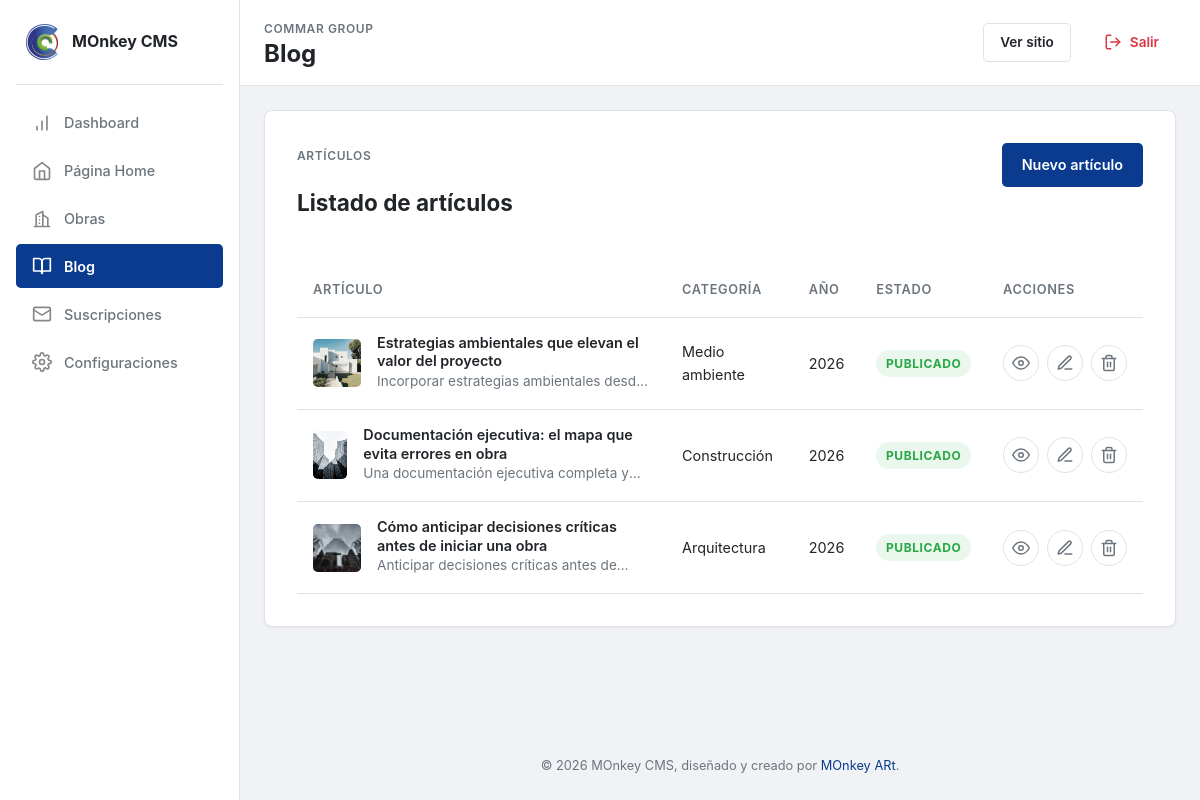
Page /admin/blog.php (signed in) on the committed database.
### tables this page shows
CREATE TABLE IF NOT EXISTS `commar_articles` (
    `id` INT UNSIGNED NOT NULL AUTO_INCREMENT,
    `slug` VARCHAR(180) NOT NULL,
    `title` VARCHAR(180) NOT NULL,
    `description` LONGTEXT NOT NULL,
    `category` VARCHAR(100) NOT NULL,
    `year` VARCHAR(4) NOT NULL,
    `image` VARCHAR(255) NOT NULL,
    `image_width` INT UNSIGNED NOT NULL DEFAULT 1400,
    `image_height` INT UNSIGNED NOT NULL DEFAULT 933,
    `content_html` LONGTEXT NULL,
    `content_json` LONGTEXT NOT NULL,
    `gallery_json` LONGTEXT NULL,
    `youtube_url` VARCHAR(255) NOT NULL DEFAULT '',
    `tags_json` LONGTEXT NULL,
    `status` ENUM('draft', 'published', 'deleted') NOT NULL DEFAULT 'published',
    `published_at` DATETIME NULL,
    `updated_at` DATETIME NOT NULL,
    `deleted_at` DATETIME NULL,
    PRIMARY KEY (`id`),
    UNIQUE KEY `uniq_commar_articles_slug` (`slug`),
    KEY `idx_commar_articles_status_published` (`status`, `published_at`)
);

### admin/blog.php (the view, shortened to what the rows shown need)
<?php
require_once __DIR__ . '/layout.php';
require_once dirname(__DIR__) . '/includes/articles.php';
$dynamicArticles = commar_dynamic_articles(false);
$allArticles = $dynamicArticles;
?>
<!DOCTYPE html>
<html lang="es">
<head>
    <link rel="stylesheet" href="admin.css">
</head>
<body class="admin-page">
    <div class="admin-shell">
        <div class="admin-main">
            <main class="admin-content">
                <section class="admin-panel admin-wide-panel">
                    <div class="admin-page-actions">
                        <div>
                            <h2>Listado de artículos</h2>
                        </div>
                    </div>
                    <?php if (!$allArticles): ?>
                        <p class="admin-empty">Todavía no hay artículos publicados.</p>
                    <?php else: ?>
                        <div class="admin-table-wrap">
                            <table class="admin-post-table">
                                <thead>
                                    <tr>
                                        <th>Artículo</th>
                                        <th>Categoría</th>
                                        <th>Año</th>
                                        <th>Estado</th>
                                        <th>Acciones</th>
                                    </tr>
                                </thead>
                                <tbody>
                                    <?php foreach ($allArticles as $article): ?>
                                        <?php
                                        $isAdminArticle = ($article['source'] ?? '') === 'admin';
                                        $slug = (string) ($article['slug'] ?? '');
                                        ?>
                                        <tr>
                                            <td>
                                                <div class="admin-post-title">
                                                    <img src="../<?php echo commar_admin_h($article['image']); ?>" alt="" width="64" height="64">
                                                    <div>
                                                        <strong><?php echo commar_admin_h($article['title']); ?></strong>
                                                        <span><?php echo commar_admin_h($article['description']); ?></span>
                                                    </div>
                                                </div>
                                            </td>
                                            <td><?php echo commar_admin_h($article['category']); ?></td>
                                            <td><?php echo commar_admin_h($article['year']); ?></td>
                                            <td><span class="admin-status-pill <?php echo ($article['status'] ?? 'published') === 'draft' ? 'is-draft' : 'is-published'; ?>"><?php echo commar_admin_h(($article['status'] ?? 'published') === 'draft' ? 'Borrador' : 'Publicado'); ?></span></td>
                                            <td>
                                                <div class="admin-table-actions">
                                                    <?php if ($isAdminArticle): ?>
                                                        <a href="../<?php echo commar_admin_h($article['url']); ?>" target="_blank" rel="noopener" class="admin-button-icon" title="Ver artículo">
                                                            <svg xmlns="http://www.w3.org/2000/svg" width="18" height="18" viewBox="0 0 24 24" fill="none" stroke="currentColor" stroke-width="2" stroke-linecap="round" stroke-linejoin="round"><path d="M1 12s4-8 11-8 11 8 11 8-4 8-11 8-11-8-11-8z"/><circle cx="12" cy="12" r="3"/></svg>
                                                        </a>
                                                        <a href="article-edit.php?slug=<?php echo rawurlencode($slug); ?>" class="admin-button-icon" title="Editar artículo">
                                                            <svg xmlns="http://www.w3.org/2000/svg" width="18" height="18" viewBox="0 0 24 24" fill="none" stroke="currentColor" stroke-width="2" stroke-linecap="round" stroke-linejoin="round"><path d="M12 20h9"/><path d="M16.5 3.5a2.12 2.12 0 0 1 3 3L7 19l-4 1 1-4Z"/></svg>
                                                        </a>
                                                        <form action="delete-article.php" method="post" onsubmit="return confirm('¿Eliminar este artículo? Esta acción no se puede deshacer.');">
                                                            <button type="submit" class="admin-button-icon admin-button-danger" title="Eliminar artículo">
                                                            </button>
                                                        </form>
                                                    <?php endif; ?>
                                                </div>
                                            </td>
                                        </tr>
                                    <?php endforeach; ?>
                                </tbody>
                            </table>
                        </div>
                    <?php endif; ?>
                </section>
            </main>
        </div>
    </div>
</body>
</html>

### rows in the picture
commar_articles: image (picture), title "Estrategias ambientales que elevan el valor del proyecto", description "Incorporar estrategias ambientales…", category "Medio ambiente", year "2026", status "PUBLICADO"
commar_articles: image (picture), title "Documentación ejecutiva: el mapa que evita errores en obra", description "Una documentación ejecutiva completa…", category "Construcción", year "2026", status "PUBLICADO"
commar_articles: image (picture), title "Cómo anticipar decisiones críticas antes de iniciar una obra", description "Anticipar decisiones críticas antes…", category "Arquitectura", year "2026", status "PUBLICADO"

### other values in the picture
commar_admin_h($item['label']) "Dashboard"
commar_admin_h($item['label']) "Página Home"
commar_admin_h($item['label']) "Obras"
commar_admin_h($item['label']) "Blog"
commar_admin_h($item['label']) "Suscripciones"
commar_admin_h($item['label']) "Configuraciones"
commar_admin_h($kicker) "COMMAR GROUP"
commar_admin_h($title) "Blog"
